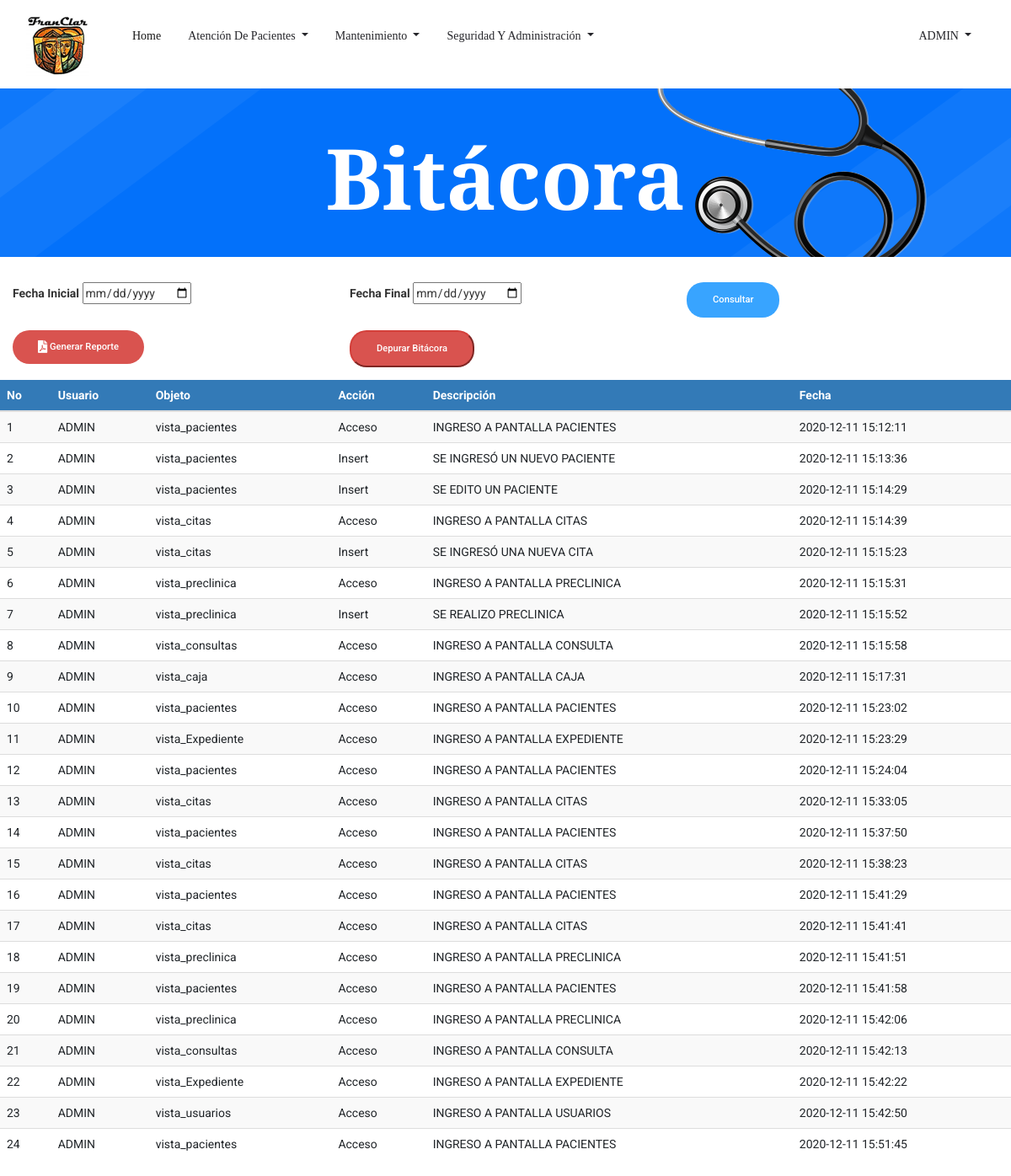
/bitacora.php (signed in), run on an earlier commit of the app's database.
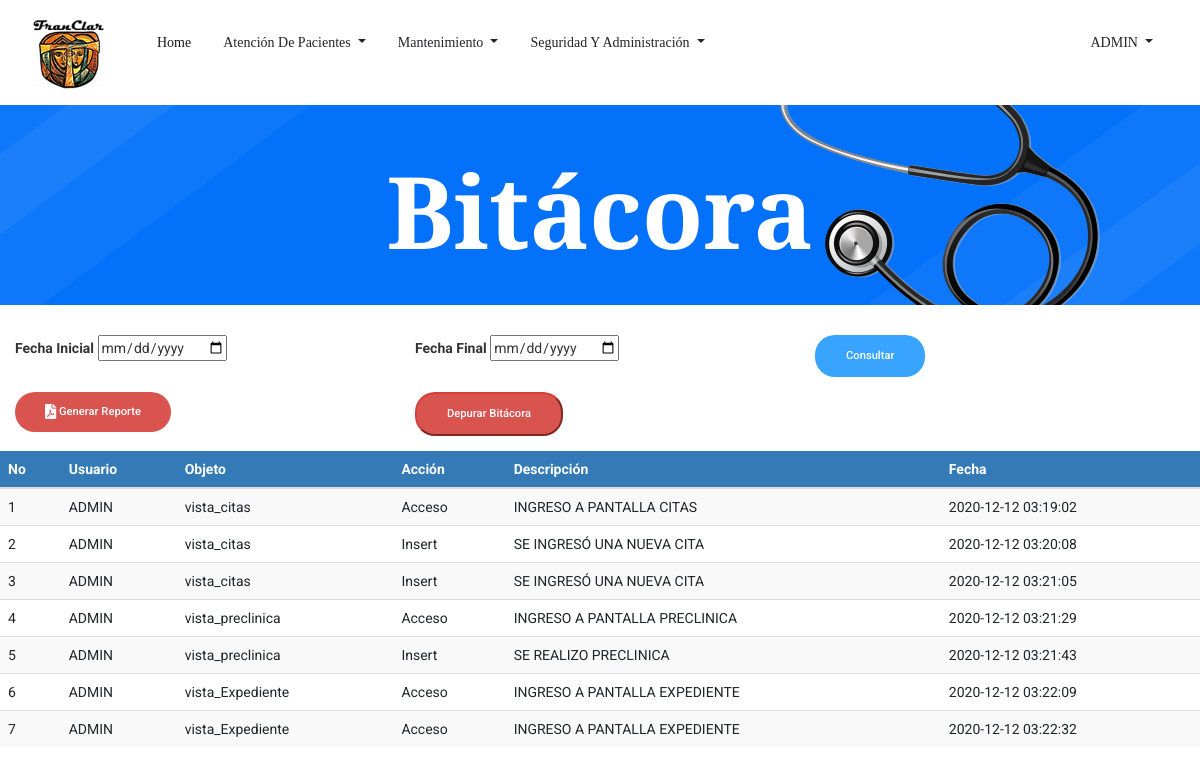
And on a later commit of the database.
### tables this page shows
CREATE TABLE `tbl_bitacora_evento` (
  `id_bitacora_evento` int(11) NOT NULL,
  `fecha_evento` timestamp NOT NULL DEFAULT current_timestamp(),
  `id_usuario` bigint(3) NOT NULL,
  `id_objeto` bigint(3) NOT NULL,
  `Accion` varchar(30) NOT NULL,
  `Descripcion` varchar(100) NOT NULL
);

CREATE TABLE `tbl_usuario` (
  `ID_Usuario` bigint(3) NOT NULL,
  `ID_Empleado` int(3) NOT NULL,
  `ID_Estado` int(3) NOT NULL,
  `Nom_Usuario` varchar(50) NOT NULL,
  `email` varchar(30) NOT NULL,
  `Contraseña` varchar(30) NOT NULL,
  `ID_Rol` bigint(3) NOT NULL,
  `Ult_Conexion` date DEFAULT NULL,
  `Primer_Ingreso` int(1) NOT NULL,
  `token` varchar(50) DEFAULT NULL,
  `token_password` varchar(100) DEFAULT NULL,
  `password_request` int(11) DEFAULT NULL,
  `Fec_venc` date DEFAULT NULL,
  `Usuario_crea` bigint(3) DEFAULT NULL,
  `Fec_crea` date DEFAULT NULL,
  `Usuario_modif` bigint(3) DEFAULT NULL,
  `Fec_modif` date DEFAULT NULL,
  `preguntas_contestadas` int(11) DEFAULT NULL
);

CREATE TABLE `tbl_objetos` (
  `id_objeto` bigint(3) NOT NULL,
  `objeto` varchar(25) NOT NULL
);

### bitacora.php (the view, shortened to what this page needs)
<!doctype html>
<html lang="es">
<?php
include 'head.php'
?>
<body>
    <?php
    include 'header.php';
    ?>
    <section class="breadcrumb_part breadcrumb_bg">
        <div class="container">
            <div class="row">
                <div class="col-lg-12">
                    <div class="breadcrumb_iner">
                        <div class="breadcrumb_iner_item">
                            <h2>Bitácora</h2>
                        </div>
                    </div>
                </div>
            </div>
        </div>
    </section>
        <form method="POST" action="bitacora_por_fecha.php" autocomplete="off">
        <br>
            <div class="form-group col-md-4" >
                <label for="inicio_fecha">Fecha Inicial</label>
                <input type="date" id="inicio_fecha" name="inicio_fecha" value="">
                </div>
                <div class="form-group col-md-4" >
                <label for="final_fecha">Fecha Final</label>
                <input type="date" id="final_fecha" name="final_fecha" value="">
                </div>
                <div class="form-group col-md-4" >
                <input type="submit" id="btn_submit" class="genric-btn info circle" name="enviar" value="Consultar" >
                </div>
                <div class="form-group col-md-4">
                <a class="genric-btn btn-danger circle" href="../FRANCLAR/Reportes-PDF/ReporteBitacora.php">
                <i class="fas fa-file-pdf fa-lg"> </i> Generar Reporte</a>
                </div>
                <div class="form-group col-md-4">
                <input type="submit" id="btn_submit" class="genric-btn btn-danger circle" name="depuraraBitacora" value="Depurar Bitácora" >
            </div>
        </form>
	    <br>
		<br>
		<br>
		<div class="table-responsive">
			<table id="datatableUsuarios" class="table table-striped table-hover">
			    <thead>
				<tr>
				    <th>No</th>
                    <th>Usuario</th>
					<th>Objeto</th>
					<th>Acción</th>
                    <th>Descripción</th>
                    <th>Fecha</th>
				</tr>
				</thead>
				<tbody>
				<?php
				$sql = mysqli_query($con, "SELECT tbl_bitacora_evento.id_bitacora_evento,
				tbl_usuario.id_usuario,
                tbl_usuario.Nom_Usuario,
				tbl_objetos.id_objeto,
                tbl_objetos.objeto,
				tbl_bitacora_evento.Accion,
				tbl_bitacora_evento.Descripcion,
				tbl_bitacora_evento.fecha_evento FROM tbl_bitacora_evento
				INNER JOIN tbl_usuario on tbl_bitacora_evento.id_usuario = tbl_usuario.ID_Usuario
				INNER JOIN tbl_objetos on tbl_bitacora_evento.id_objeto = tbl_objetos.id_objeto");
				if(mysqli_num_rows($sql) == 0){
					echo '<tr><td colspan="8">No hay datos.</td></tr>';
				}else{
					while($row = mysqli_fetch_assoc($sql)){
						echo '
						<tr>
                            <td>'.$row['id_bitacora_evento'].'</td>
                            <td>'.$row['Nom_Usuario'].'</td>
                            <td>'.$row['objeto'].'</td>
                            <td>'.$row['Accion'].'</td>
                            <td>'.$row['Descripcion'].'</td>
                            <td>'.$row['fecha_evento'].'</td>
						</tr>
						';
					}
				}
				?>
			</table>
		 </div>
</body>
</html>

### head.php (shortened to what this page needs)
<head>
  <link href="css/style_nav.css" rel="stylesheet">
  <link rel="stylesheet" href="css/bootstrap.min.css">
  <link href="font-awesome/css/font-awesome.min.css" rel="stylesheet">
  <link rel="stylesheet" href="https://use.fontawesome.com/releases/v5.8.2/css/all.css">
  <link rel="stylesheet" href="css/animate.css">
  <link rel="stylesheet" href="css/owl.carousel.min.css">
  <link rel="stylesheet" href="css/themify-icons.css">
  <link rel="stylesheet" href="css/flaticon.css">
  <link rel="stylesheet" href="css/magnific-popup.css">
  <link rel="stylesheet" href="css/nice-select.css">
  <link rel="stylesheet" href="css/slick.css">
  <link rel="stylesheet" href="https://maxcdn.bootstrapcdn.com/bootstrap/3.4.0/css/bootstrap.min.css">
  <link rel="stylesheet" href="css/style.css">
  <link rel="stylesheet" href="https://cdnjs.cloudflare.com/ajax/libs/font-awesome/4.7.0/css/font-awesome.min.css">
  <link href="css/bootstrap-datepicker.css" rel="stylesheet">
    <link href='lib/main.css' rel='stylesheet' />
    <link rel="stylesheet" href="css/main.css">
    <link rel="stylesheet" type="text/css" href="datatables/datatables.min.css"/>
    <link rel="stylesheet"  type="text/css" href="datatables/DataTables-1.10.18/css/dataTables.bootstrap4.min.css">
  <link href="https://cdn.jsdelivr.net/npm/select2@4.1.0-beta.1/dist/css/select2.min.css" rel="stylesheet" />
</head>

### header.php (shortened to what this page needs)
<?php
$usuario=$_SESSION['Nom_Usuario'];
$rolUsuario=$_SESSION['ID_Rol'];
?>
<?php
switch ($rolUsuario) {
    case '1':?>
       <header class="main_menu">
        <div class="container">
            <div class="row align-items-center">
                <div class="col-lg-12">
                    <nav class="navbar navbar-expand-lg navbar-light">
                        <a class="navbar-brand" href="index.php"> <img src="img/franclar_logo.png" srcset="img/franclar_logo.png 800w" sizes= "(min-width: 1000px) 50vw, (min-width: 800px) 80vw, (min-width: 600px) 100vw, (min-width: 300px) 145vw, , (min-width: 250px) 100vw, (min-width: 100px) 100vw" alt="logo"> </a>
                        <div class="collapse navbar-collapse main-menu-item justify-content-center"
                            id="navbarSupportedContent">
                            <ul class="navbar-nav align-items-center">
                                <li class="nav-item active">
                                    <a class="nav-link" href="Index.php">Home</a>
                                </li>
                                <li class="nav-item dropdown">
                                    <a class="nav-link dropdown-toggle" href="#" id="navbarDropdown"
                                    role="button" data-toggle="dropdown" aria-haspopup="true" aria-expanded="false">
                                    Atención de Pacientes
                                </a>
                                </li>
                            <li class="nav-item dropdown">
                                <a class="nav-link dropdown-toggle" href="#" id="navbarDropdown"
                                role="button" data-toggle="dropdown" aria-haspopup="true" aria-expanded="false">
                                Mantenimiento
                            </a>
                                </li>
                                <li class="nav-item dropdown">
                                    <a class="nav-link dropdown-toggle" href="#" id="navbarDropdown"
                                    role="button" data-toggle="dropdown" aria-haspopup="true" aria-expanded="false">
                                        Seguridad y Administración
                                    </a>
                                </li>
                            </ul>
                        </div>
                        <div class="row">
                        <div class="col collapse navbar-collapse main-menu-item justify-content-center" id="navbarSupportedContent">
                            <ul class="navbar-nav align-items-center">
                                <li class="nav-item dropdown float-right">
                                    <a class="nav-link dropdown-toggle" href="#" id="navbarDropdown"
                                    role="button" data-toggle="dropdown" aria-haspopup="true" aria-expanded="false">
                                    <?php echo $usuario?>
                                    </a>
                                </li>
                            </ul>
                        </div>
                    </div>
                    </nav>
                </div>
            </div>
        </div>
    </header>
<?php
        break;
        ?>
<?php }?>

### css/main.css (style rules this page uses)
table th { background-color: #337ab7 !important; color: white; }
table>tbody>tr>td { vertical-align: middle !important; }

What changed in the data, as far as the page shows it:
removed tbl_bitacora_evento: id_bitacora_evento "8", id_usuario.Nom_Usuario "ADMIN", id_objeto.objeto "vista_consultas", Accion "Acceso", Descripcion "INGRESO A PANTALLA CONSULTA", fecha_evento "2020-12-11 15:15:58"
removed tbl_bitacora_evento: id_bitacora_evento "9", id_usuario.Nom_Usuario "ADMIN", id_objeto.objeto "vista_caja", Accion "Acceso", Descripcion "INGRESO A PANTALLA CAJA", fecha_evento "2020-12-11 15:17:31"
removed tbl_bitacora_evento: id_bitacora_evento "10", id_usuario.Nom_Usuario "ADMIN", id_objeto.objeto "vista_pacientes", Accion "Acceso", Descripcion "INGRESO A PANTALLA PACIENTES", fecha_evento "2020-12-11 15:23:02"
removed tbl_bitacora_evento: id_bitacora_evento "11", id_usuario.Nom_Usuario "ADMIN", id_objeto.objeto "vista_Expediente", Accion "Acceso", Descripcion "INGRESO A PANTALLA EXPEDIENTE", fecha_evento "2020-12-11 15:23:29"
removed tbl_bitacora_evento: id_bitacora_evento "12", id_usuario.Nom_Usuario "ADMIN", id_objeto.objeto "vista_pacientes", Accion "Acceso", Descripcion "INGRESO A PANTALLA PACIENTES", fecha_evento "2020-12-11 15:24:04"
removed tbl_bitacora_evento: id_bitacora_evento "13", id_usuario.Nom_Usuario "ADMIN", id_objeto.objeto "vista_citas", Accion "Acceso", Descripcion "INGRESO A PANTALLA CITAS", fecha_evento "2020-12-11 15:33:05"
removed tbl_bitacora_evento: id_bitacora_evento "14", id_usuario.Nom_Usuario "ADMIN", id_objeto.objeto "vista_pacientes", Accion "Acceso", Descripcion "INGRESO A PANTALLA PACIENTES", fecha_evento "2020-12-11 15:37:50"
removed tbl_bitacora_evento: id_bitacora_evento "15", id_usuario.Nom_Usuario "ADMIN", id_objeto.objeto "vista_citas", Accion "Acceso", Descripcion "INGRESO A PANTALLA CITAS", fecha_evento "2020-12-11 15:38:23"
removed tbl_bitacora_evento: id_bitacora_evento "16", id_usuario.Nom_Usuario "ADMIN", id_objeto.objeto "vista_pacientes", Accion "Acceso", Descripcion "INGRESO A PANTALLA PACIENTES", fecha_evento "2020-12-11 15:41:29"
removed tbl_bitacora_evento: id_bitacora_evento "17", id_usuario.Nom_Usuario "ADMIN", id_objeto.objeto "vista_citas", Accion "Acceso", Descripcion "INGRESO A PANTALLA CITAS", fecha_evento "2020-12-11 15:41:41"
removed tbl_bitacora_evento: id_bitacora_evento "18", id_usuario.Nom_Usuario "ADMIN", id_objeto.objeto "vista_preclinica", Accion "Acceso", Descripcion "INGRESO A PANTALLA PRECLINICA", fecha_evento "2020-12-11 15:41:51"
removed tbl_bitacora_evento: id_bitacora_evento "19", id_usuario.Nom_Usuario "ADMIN", id_objeto.objeto "vista_pacientes", Accion "Acceso", Descripcion "INGRESO A PANTALLA PACIENTES", fecha_evento "2020-12-11 15:41:58"
removed tbl_bitacora_evento: id_bitacora_evento "20", id_usuario.Nom_Usuario "ADMIN", id_objeto.objeto "vista_preclinica", Accion "Acceso", Descripcion "INGRESO A PANTALLA PRECLINICA", fecha_evento "2020-12-11 15:42:06"
removed tbl_bitacora_evento: id_bitacora_evento "21", id_usuario.Nom_Usuario "ADMIN", id_objeto.objeto "vista_consultas", Accion "Acceso", Descripcion "INGRESO A PANTALLA CONSULTA", fecha_evento "2020-12-11 15:42:13"
removed tbl_bitacora_evento: id_bitacora_evento "22", id_usuario.Nom_Usuario "ADMIN", id_objeto.objeto "vista_Expediente", Accion "Acceso", Descripcion "INGRESO A PANTALLA EXPEDIENTE", fecha_evento "2020-12-11 15:42:22"
removed tbl_bitacora_evento: id_bitacora_evento "23", id_usuario.Nom_Usuario "ADMIN", id_objeto.objeto "vista_usuarios", Accion "Acceso", Descripcion "INGRESO A PANTALLA USUARIOS", fecha_evento "2020-12-11 15:42:50"
removed tbl_bitacora_evento: id_bitacora_evento "24", id_usuario.Nom_Usuario "ADMIN", id_objeto.objeto "vista_pacientes", Accion "Acceso", Descripcion "INGRESO A PANTALLA PACIENTES", fecha_evento "2020-12-11 15:51:45"
changed tbl_bitacora_evento id 1: id_objeto.objeto "vista_pacientes" → "vista_citas"; Descripcion "INGRESO A PANTALLA PACIENTES" → "INGRESO A PANTALLA CITAS"; fecha_evento "2020-12-11 15:12:11" → "2020-12-12 03:19:02"
changed tbl_bitacora_evento id 2: id_objeto.objeto "vista_pacientes" → "vista_citas"; Descripcion "SE INGRESÓ UN NUEVO PACIENTE" → "SE INGRESÓ UNA NUEVA CITA"; fecha_evento "2020-12-11 15:13:36" → "2020-12-12 03:20:08"
changed tbl_bitacora_evento id 3: id_objeto.objeto "vista_pacientes" → "vista_citas"; Descripcion "SE EDITO UN PACIENTE" → "SE INGRESÓ UNA NUEVA CITA"; fecha_evento "2020-12-11 15:14:29" → "2020-12-12 03:21:05"
changed tbl_bitacora_evento id 4: id_objeto.objeto "vista_citas" → "vista_preclinica"; Descripcion "INGRESO A PANTALLA CITAS" → "INGRESO A PANTALLA PRECLINICA"; fecha_evento "2020-12-11 15:14:39" → "2020-12-12 03:21:29"
changed tbl_bitacora_evento id 5: id_objeto.objeto "vista_citas" → "vista_preclinica"; Descripcion "SE INGRESÓ UNA NUEVA CITA" → "SE REALIZO PRECLINICA"; fecha_evento "2020-12-11 15:15:23" → "2020-12-12 03:21:43"
changed tbl_bitacora_evento id 6: id_objeto.objeto "vista_preclinica" → "vista_Expediente"; Descripcion "INGRESO A PANTALLA PRECLINICA" → "INGRESO A PANTALLA EXPEDIENTE"; fecha_evento "2020-12-11 15:15:31" → "2020-12-12 03:22:09"
changed tbl_bitacora_evento id 7: id_objeto.objeto "vista_preclinica" → "vista_Expediente"; Accion "Insert" → "Acceso"; Descripcion "SE REALIZO PRECLINICA" → "INGRESO A PANTALLA EXPEDIENTE"; fecha_evento "2020-12-11 15:15:52" → "2020-12-12 03:22:32"
